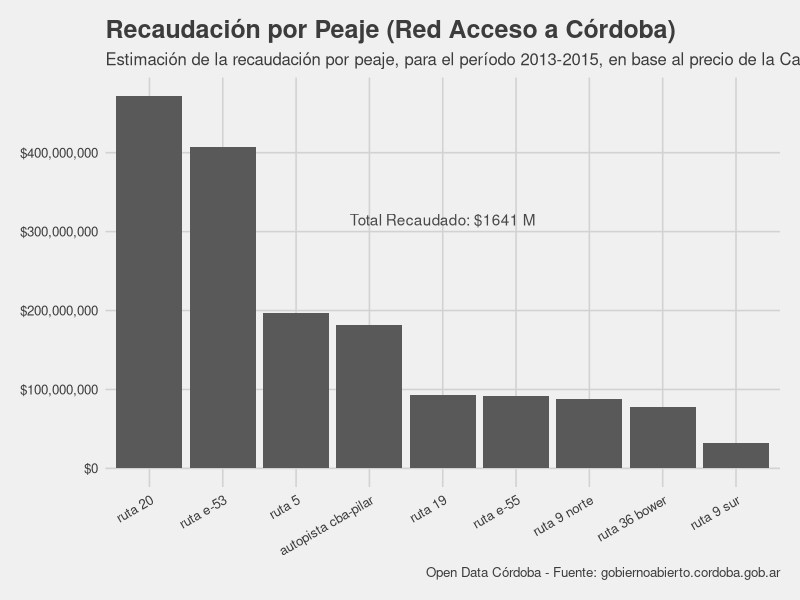
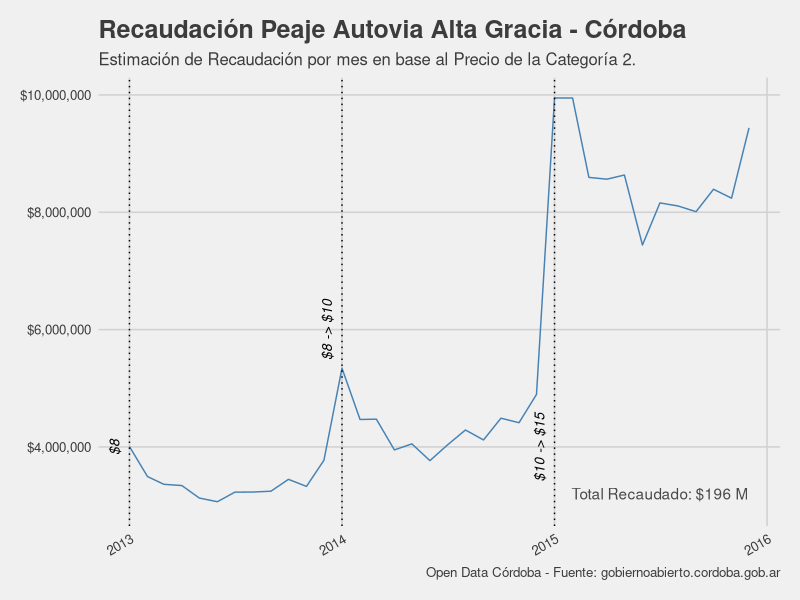
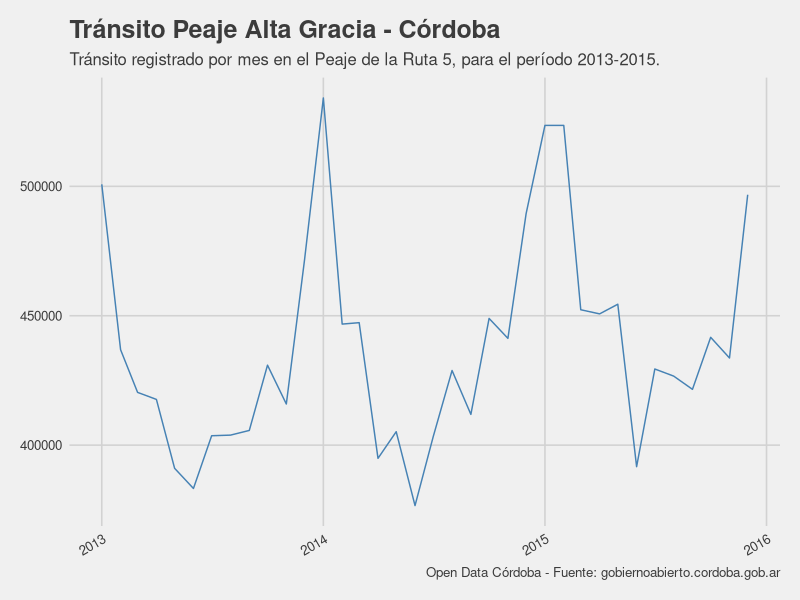

Write the R code that produced these figures, in order.
## ---- chunk 1
knitr::opts_chunk$set(echo = TRUE, fig.align = 'center', message = FALSE)
library(dplyr)
library(reshape2)
library(lubridate)
library(ggplot2)
library(ggthemes)
library(scales)
## ---- chunk 2
dfPrecio <- read.csv('../data/recaudacion-peajes-cordoba/precio_peajes.csv',
                     dec=",", stringsAsFactors = FALSE)
dfPrecio$Ruta <- tolower(dfPrecio$Ruta)
colnames(dfPrecio) <- c("ruta", "2013", "2014", "2015", "2016")

dfPeajes <- read.csv('../data/recaudacion-peajes-cordoba/transito_peajes.csv',
                     dec=",")
colnames(dfPeajes) <- c("fecha", "total", "ruta 20", "ruta 5", "ruta 36 bower",
                        "ruta 9 sur", "autopista cba-pilar", "ruta 19", "ruta 9 norte",
                        "ruta e-53", "ruta e-55")
dfPeajes$fecha <- ymd(dfPeajes$fecha)


dfPeajes <- dfPeajes %>% 
  select(-total) %>% 
  melt(id.vars="fecha") %>%  
  mutate(anio = year(fecha)) %>% 
  rename(ruta=variable)

dfPrecio <- dfPrecio %>% 
  melt() %>% 
  rename(anio=variable)

dfPrecio$anio <- as.numeric(as.character(dfPrecio$anio))
dfPeajes$ruta <- as.character(dfPeajes$ruta)

df <- merge(dfPeajes, dfPrecio, by = c("ruta", "anio"))
colnames(df) <- c("ruta", "anio", "fecha", "cantidad_autos", "precio")
df$recaudacion <- df$cantidad_autos * df$precio
## ---- chunk 3
totalPorPeaje <- df %>% 
  group_by(ruta) %>% 
  summarise(total=sum(recaudacion))

total <- sum(totalPorPeaje$total)

ggplot(totalPorPeaje, aes(x=reorder(ruta, -total), y=total)) +
  geom_bar(stat="identity") + 
  labs(title="Recaudación por Peaje (Red Acceso a Córdoba)",
       subtitle="Estimación de la recaudación por peaje, para el período 2013-2015, en base al precio de la Categoría 2.",
       caption = "Open Data Córdoba - Fuente: gobiernoabierto.cordoba.gob.ar") +
  scale_y_continuous(labels = dollar) +
  theme_fivethirtyeight() +
  theme(axis.text.x = element_text(angle=30, hjust=1, vjust=1))+
  annotate("text", x="ruta 19", y=300000000, vjust=-0.5,
           label=paste0("Total Recaudado: $",paste(round(total / 1e6), "M")),
           family = "sans",
           alpha=.7) 
## ---- chunk 4
knitr::kable(totalPorPeaje %>% arrange(desc(total)))
## ---- chunk 5
total <- df %>% 
  filter(ruta == "ruta 5") %>%  
  summarize(total=sum(recaudacion)) %>% 
  as.numeric()

fecha=c('2013-01-01','2014-01-01','2015-01-01')
label=c('$8', '$8 -> $10', '$10 -> $15')
y = c(4000000,6000000,4000000)
aumentos <- data.frame(fecha=ymd(fecha), label=label, y=y)

ggplot(df[df$ruta=="ruta 5", ], aes(x=fecha)) +
  geom_line(aes(y=recaudacion), color="steelblue") +
  labs(title="Recaudación Peaje Autovia Alta Gracia - Córdoba",
       subtitle="Estimación de Recaudación por mes en base al Precio de la Categoría 2.",
       caption = "Open Data Córdoba - Fuente: gobiernoabierto.cordoba.gob.ar") + theme_fivethirtyeight() +
  theme(axis.text.x = element_text(angle=30, hjust=1, vjust=1)) +
  scale_y_continuous(labels = dollar) +
  geom_vline(xintercept=as.numeric(aumentos$fecha), linetype=3) +
  geom_text(data=aumentos,mapping=aes(x=fecha, y=y, label=label),
            angle=90, vjust=-1, size=3.5, fontface='italic') +
  annotate("text", x=ymd('2015-07-01'), y=3000000, vjust=-0.5,
           label=paste0("Total Recaudado: $",paste(round(total / 1e6), "M")),
           family = "sans",
           alpha=.7) 

## ---- chunk 6
ggplot(df[df$ruta=="ruta 5", ], aes(x=fecha, y=cantidad_autos)) +
  geom_line(color="steelblue") +
  labs(title = "Tránsito Peaje Alta Gracia - Córdoba",
       subtitle = "Tránsito registrado por mes en el Peaje de la Ruta 5, para el período 2013-2015.",
       caption = "Open Data Córdoba - Fuente: gobiernoabierto.cordoba.gob.ar") +
  theme_fivethirtyeight() +
  theme(axis.text.x = element_text(angle=30, hjust=1, vjust=1))
